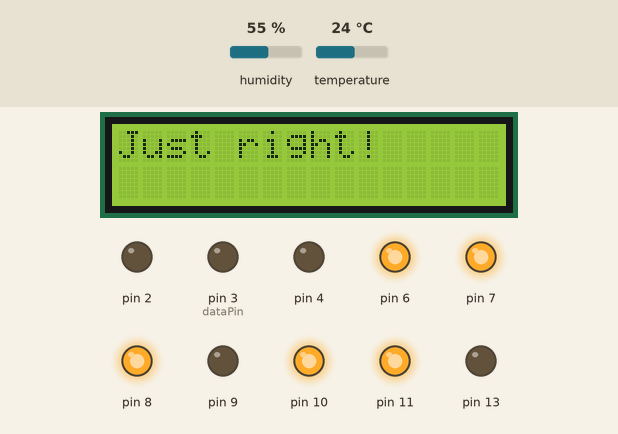
This sketch was run on a simulated Arduino Uno, built with avr-gcc and run on an emulated ATmega328P. Shown: 16×2 character LCD, output pins drawn as LEDs (lit = HIGH). The inputs (shaded band) are chosen by the test bench; at power-on: temperature 24 °C, humidity 55 %. Pins used as bus, display or sensor lines are not drawn.

Above: at 1.2 s.
1.3 s: temperature set to 12 °C
At 2.7 s:
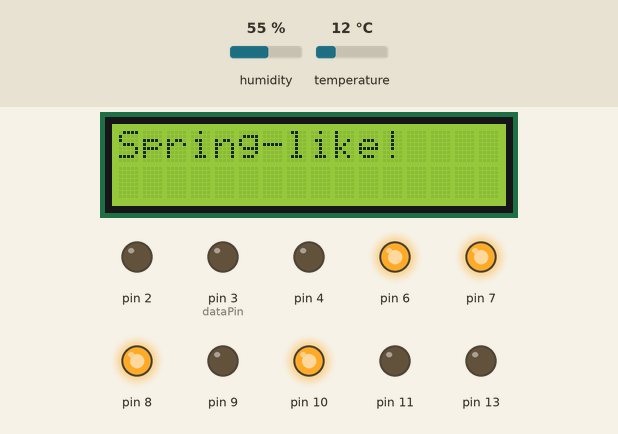
3.1 s: temperature set to 33 °C
At 3.8 s:
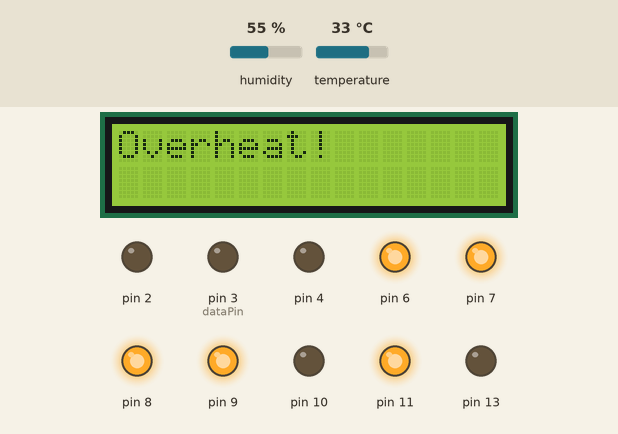
6.1 s: temperature set to 4 °C
At 7.4 s:
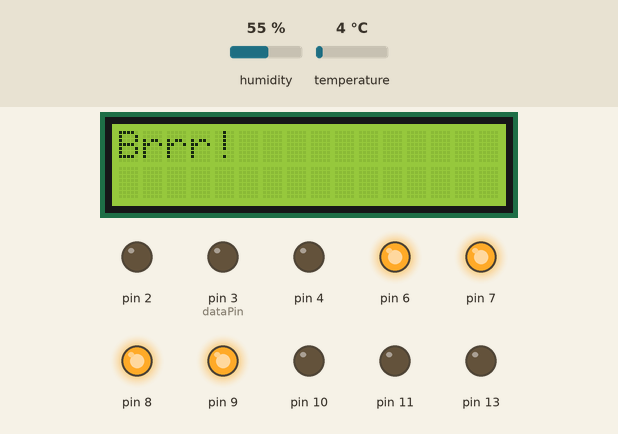
9.1 s: temperature set to 29 °C
At 10.2 s:
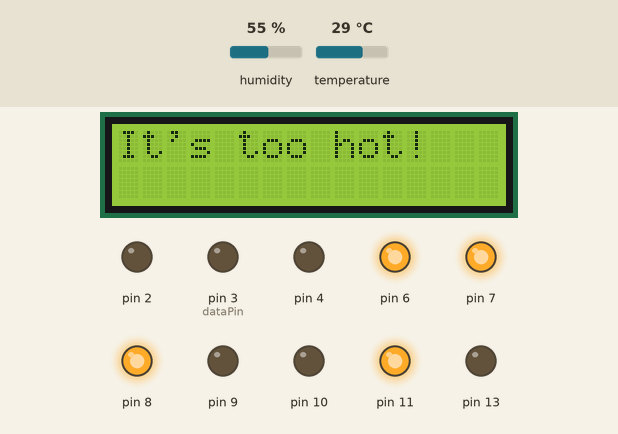
12.1 s: humidity set to 59 %
At 12.9 s:
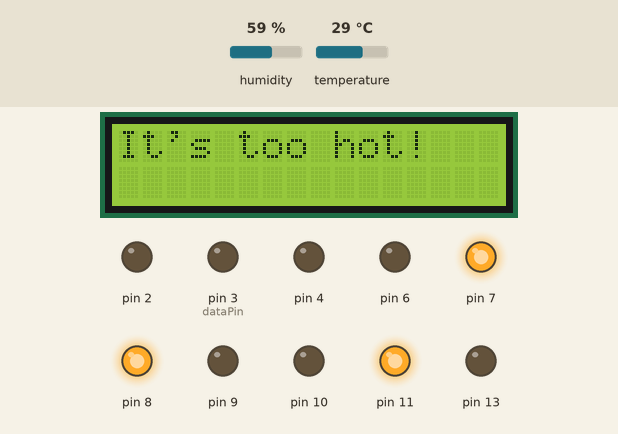
13.6 s: humidity set to 70 %
15.1 s: humidity set to 73 %
At 17.2 s:
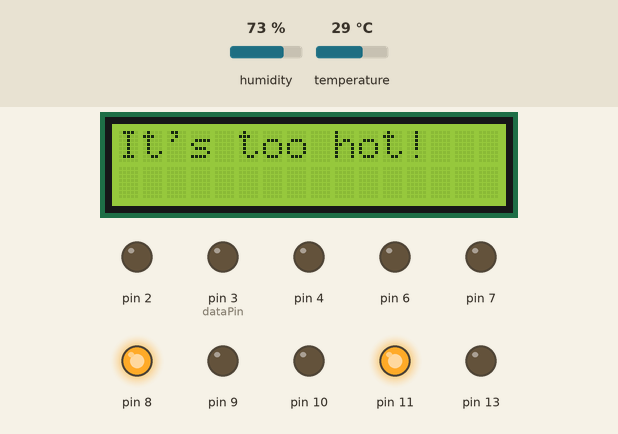
Timing chart, 0 to 17.6 s (numbered marks = the images above; inputs shaded):
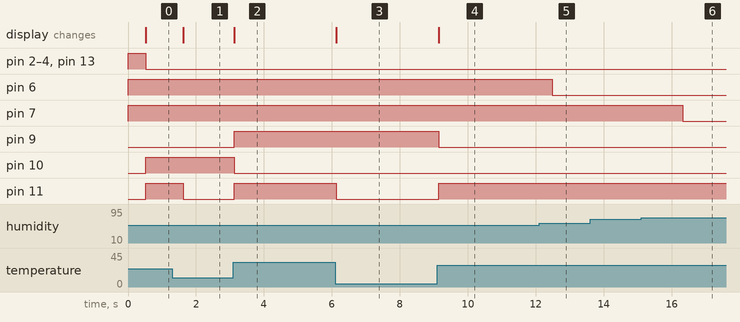

The sketch:

main.ino
```cpp
#include "Led.hpp"
#include "DHT22Sensor.hpp"
#include "LedModule.hpp"
#include "LCD.hpp"
#include "Fan.hpp"

LED myLed(MAGENTA);
DHT22Sensor myDHT22Sensor;
LedModule ledModule;
Fan myFan;

float currentTime{0.0f};    // in MILISECONDS
float previousTime{0.0f};   // in MILISECONDS
float deltaTime{0.0f};      // in MILISECONDS
const float MAX_DELTA_TIME{500.0f}; // in MILISECONDS

void setup()
{
  Serial.begin(9600);
  myLed.setupLed();
  myDHT22Sensor.setupSensor();
  ledModule.setupLedModule();
  LCD::getInstance().setupLCD();
  myFan.setupFan();
}

void loop()
{
  currentTime = millis();
  deltaTime += currentTime - previousTime;
  if(deltaTime > MAX_DELTA_TIME) {
    float newT = myDHT22Sensor.readTempearture();
    float newH = myDHT22Sensor.readHumidity();
    temperatureEventManager(newT);
    humidityEventManager(newH);
    deltaTime = 0.0f;
  }
  previousTime = currentTime;
}

void temperatureEventManager(float temperature)
{
  uint8_t fanPowerFactor = 0;
  if (temperature <= 5.0f)
  {
    myLed.setColor(BLUE);
    LCD::getInstance().displayMessage("Brrr!");
  }
  else if (temperature <= 20.0f)
  {
    myLed.setColor(GREEN);
    LCD::getInstance().displayMessage("Spring-like!");
  }
  else if (temperature <= 28.0f)
  {
    fanPowerFactor = 100;
    myLed.setColor(YELLOW);
    LCD::getInstance().displayMessage("Just right!");
  }
  else if (temperature <= 32.0f)
  {
    fanPowerFactor = 175;
    myLed.setColor(RED);
    LCD::getInstance().displayMessage("It's too hot!");
  }
  else {
    fanPowerFactor = 255;
    myLed.setColor(MAGENTA);
    LCD::getInstance().displayMessage("Overheat!");
  }
  myLed.displayColor();
  myFan.powerOn(fanPowerFactor);
}

void humidityEventManager(float humidity)
{
  const int LED_MODULE_SIZE = ledModule.getNumberOfLeds();
  if(humidity > 100.0f)
    for(unsigned i = 0; i < LED_MODULE_SIZE; i++)
      ledModule.turnOffLed(i);

  bool whatToTurnOn[LED_MODULE_SIZE]{false};
  float relativeHumidityThresholds[LED_MODULE_SIZE] = {5.0f, 14.3f, 28.6f, 42.9f, 57.2f, 71.5f, 85.8f, 100.0f};
  for(unsigned i = 0; i < LED_MODULE_SIZE; i++)
    if(humidity > relativeHumidityThresholds[i])
      whatToTurnOn[i] = true;
  for(unsigned i = 0; i < LED_MODULE_SIZE; i++)
      (whatToTurnOn[i]) ? ledModule.turnOnLed(i) : ledModule.turnOffLed(i);
}
```

Buzzer.cpp
```cpp
#include "Buzzer.hpp"

void Buzzer::setupBuzzer() const
{
    pinMode(dataPin, OUTPUT);
    turnOff();
}

void Buzzer::turnOn(int noteFrequency, Notes duration)
{
    int stall = duration * this->pauseStretch;
    tone(dataPin, noteFrequency, duration);
    delay(stall);
    noTone(dataPin);
}

void Buzzer::turnOff()
{
    analogWrite(dataPin, 0);
}

void Buzzer::buzzerLoop()
{
}
```

Buzzer.hpp
```cpp
#ifndef BUZZER_HPP
#define BUZZER_HPP

#include "Arduino.h"
#include "Types.hpp"

class Buzzer
{
public:
    Buzzer() {};
    void setupBuzzer() const;
    void turnOn(int noteFrequency, Notes duration);
    void turnOff();
    void buzzerLoop();
private:
    const int dataPin{3}; // PWM PIN
    const float pauseStretch{1.3f};
};

#endif
```

DHT22Sensor.cpp
```cpp
#include "DHT22Sensor.hpp"

float DHT22Sensor::readTempearture()
{
    sensors_event_t event;
    dht.temperature().getEvent(&event);
    if (isnan(event.temperature))
        return -1;
    return event.temperature;
}

float DHT22Sensor::readHumidity()
{
    sensors_event_t event;
    dht.humidity().getEvent(&event);
    if (isnan(event.relative_humidity))
        return -1;
    return event.relative_humidity;
}
```

DHT22Sensor.hpp
```cpp
#ifndef DHT22_SENSOR
#define DHT22_SENSOR

#include <stdint.h>
#include <Adafruit_Sensor.h>
#include <DHT.h>
#include <DHT_U.h>

class DHT22Sensor {
public:
    DHT22Sensor() : dht(12, DHT22) {};
    void setupSensor() { dht.begin(); };
    float readTempearture();
    float readHumidity();
private:
    const int dataPin = 12;
    DHT_Unified dht;
};

#endif
```

Fan.cpp
```cpp
#include "Fan.hpp"

void Fan::setupFan() const
{
	pinMode(powerPin, OUTPUT);
}

void Fan::powerOn(uint8_t howMuch)
{
	analogWrite(powerPin, howMuch);
}
```

Fan.hpp
```cpp
#pragma once

#include <stdint.h>
#include "Arduino.h"

class Fan {
public:
	void setupFan() const;
	void powerOn(uint8_t howMuch);
private:
	const int powerPin{ 5 };
};
```

Led.cpp
```cpp
#include "Led.hpp"

void LED::setupLed() const {
    pinMode(getRedPin(), OUTPUT);
    pinMode(getGreenPin(), OUTPUT);
    pinMode(getBluePin(), OUTPUT);
}

void LED::displayColor() const {
    analogWrite(getRedPin(), getColor().red);
    analogWrite(getGreenPin(), getColor().green);
    analogWrite(getBluePin(), getColor().blue);
}
```

Led.hpp
```cpp
#ifndef LED_HPP
#define LED_HPP

#include "Types.hpp"
#include "Arduino.h"

class LED
{
public:
    explicit LED(Color newColor) : color(newColor) {};
    void setupLed() const;
    int getRedPin() const { return redPin; };
    int getGreenPin() const { return greenPin; };
    int getBluePin() const { return bluePin; };
    Color getColor() const { return color; };
    void setColor(Color newColor) { color = newColor; };
    void displayColor() const;

private:
    const int redPin{11};   // PWM pin
    const int greenPin{10}; // PWM pin
    const int bluePin{9};   // PWM pin
    Color color;
};

#endif
```

LedModule.cpp
```cpp
#include "LedModule.hpp"

void LedModule::setupLedModule() const
{
    for(unsigned i = 0; i < numberOfLeds; i++) {
        pinMode(leds[i], OUTPUT);
        turnOffLed(i);
    }
}

int LedModule::getLedPin(int index) const
{
    return (index < 0) ? leds[0] :
                        (index >= numberOfLeds) ? leds[numberOfLeds - 1] :
                                                  leds[index];
}

void LedModule::turnOffLed(int index) const
{
    int i = (index < 0) ? leds[0] :
                          (index >= numberOfLeds) ? leds[numberOfLeds - 1] :
                                                    leds[index];
    digitalWrite(i, HIGH);
}

void LedModule::turnOnLed(int index) const
{
    int i = (index < 0) ? leds[0] :
                          (index >= numberOfLeds) ? leds[numberOfLeds - 1] :
                                                    leds[index];
    digitalWrite(i, LOW);
}
```

LedModule.hpp
```cpp
#ifndef LED_MODULE_HPP
#define LED_MODULE_HPP

#include "Arduino.h"

class LedModule
{
public:
    LedModule() {};
    void setupLedModule() const;
    int getLedPin(int index) const;
    int getNumberOfLeds() const { return numberOfLeds; };
    void turnOnLed(int index) const;
    void turnOffLed(int index) const;
private:
    const int leds[7]{13, 2, 3, 4, 6, 7, 8};
    const int numberOfLeds{7};
};

#endif
```

Types.hpp
```cpp
#ifndef TYPES_HPP
#define TYPES_HPP

#include <stdint.h>

struct Color {
  uint8_t red;
  uint8_t green;
  uint8_t blue;
  Color(uint8_t r, uint8_t g, uint8_t b) : red(r), green(g), blue(b) {}
};

enum Notes {FULL = 1, HALF = 2, QUARTER = 4, EIGTH = 8};

const Color RED(0xFF, 0x00, 0x00);
const Color GREEN(0x00, 0xFF, 0x00);
const Color BLUE(0x00, 0x00, 0xFF);
const Color CYAN(0x00, 0xFF, 0xFF);
const Color MAGENTA(0xFF, 0x00, 0xFF);
const Color YELLOW(0xFF, 0xFF, 0x00);

#endif
```

LCD.cpp
```cpp
#include "LCD.hpp"

LCD LCD::singletonInstance;

LCD::LCD() : lcdInstance(address, numberOfColumns, numberOfRows) {}

LCD& LCD::getInstance()
{
    return singletonInstance;
}

void LCD::setupLCD()
{
    lcdInstance.init();
    lcdInstance.backlight();
    lcdInstance.print("Initializing...");
}

void LCD::displayMessage(char * msg)
{
    lcdInstance.clear();
    lcdInstance.print(msg);
}
```

LCD.hpp
```cpp
#ifndef LCD_HPP
#define LCD_HPP

#include <LiquidCrystal_I2C.h>

class LCD
{
public:
    static LCD& getInstance();
    void setupLCD();
    void displayMessage(char * msg);
private:
    LCD();
    LCD(const LCD&) = delete;
    LCD& operator=(const LCD&) = delete;
    static LCD singletonInstance;
    const int address{0x27};
    const int numberOfRows{2};
    const int numberOfColumns{16};
    LiquidCrystal_I2C lcdInstance;
};

#endif
```

Measured:
- the behaviour switches between 57 and 58 % on humidity (found by bisection; images 4 and 5)
- the behaviour switches between 71 and 72 % on humidity (found by bisection; images 5 and 6)
- after the input at 1.3 s, pin 11: HIGH → LOW after 0.33 s; the display: changes after 0.33 s (image 1)
- after the input at 3.1 s, pin 9, pin 11: LOW → HIGH at once; pin 10: HIGH → LOW at once; the display: changes at once (image 2)
- after the input at 6.1 s, pin 11: HIGH → LOW at once; the display: changes at once (image 3)
- after the input at 9.1 s, pin 9: HIGH → LOW at once; pin 11: LOW → HIGH at once; the display: changes at once (image 4)
- after the input at 12.1 s, pin 6: HIGH → LOW after 0.38 s
- after the input at 13.6 s, every drawn part: stays the same
- after the input at 15.1 s, pin 7: HIGH → LOW after 1.2 s
